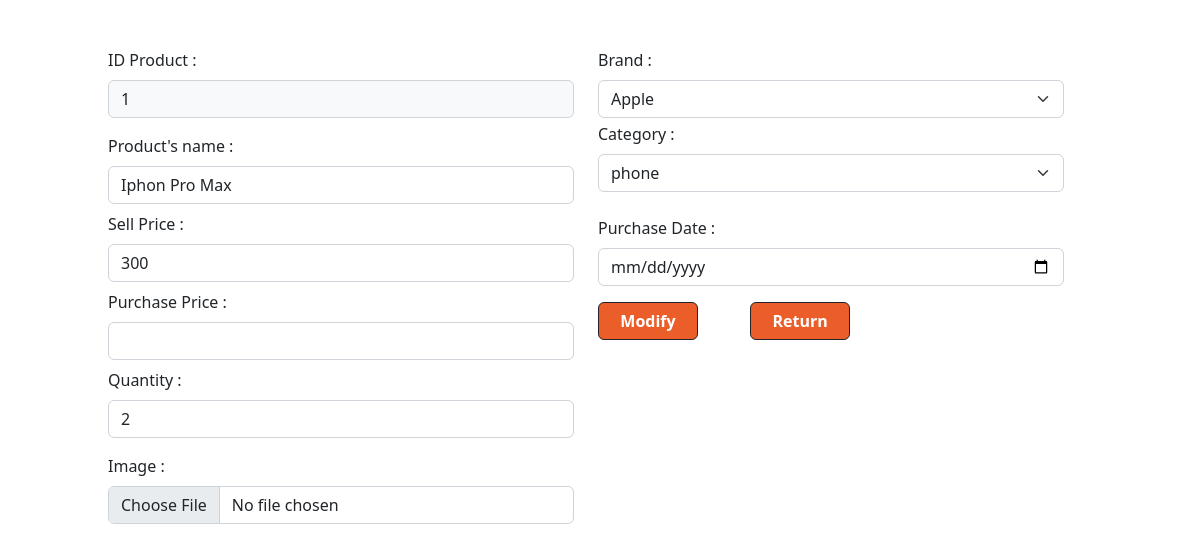
The app's page /responsable/modify.php?id_pro=1 (signed in) with its own data.
### tables this page shows
CREATE TABLE IF NOT EXISTS `produit` (
  `id_pro` int NOT NULL AUTO_INCREMENT,
  `nom_pro` varchar(30) NOT NULL,
  `prix` double NOT NULL,
  `quantite` int DEFAULT NULL,
  `photo` varchar(60) DEFAULT NULL,
  `id_mar` int DEFAULT NULL,
  `id_cat` int DEFAULT NULL,
  `purchase_price` int DEFAULT NULL,
  `purchase_date` date DEFAULT NULL,
  PRIMARY KEY (`id_pro`),
  KEY `id_mar` (`id_mar`),
  KEY `id_cat` (`id_cat`)
);

CREATE TABLE IF NOT EXISTS `marque` (
  `id_mar` int NOT NULL AUTO_INCREMENT,
  `nom_mar` varchar(30) NOT NULL,
  `descr` varchar(50) DEFAULT NULL,
  `startDate` date DEFAULT NULL,
  PRIMARY KEY (`id_mar`)
);

CREATE TABLE IF NOT EXISTS `categorie` (
  `id_cat` int NOT NULL AUTO_INCREMENT,
  `nom_cat` varchar(30) NOT NULL,
  `descr` varchar(50) DEFAULT NULL,
  `dateCategorie` date DEFAULT NULL,
  PRIMARY KEY (`id_cat`)
);

### responsable/modify.php (the view, shortened to what this page needs)
<?php
require("connexion.php");
$requete=$connexion->prepare("SELECT *
 from categorie  ");
$requete->execute();
$requete1=$connexion->prepare("SELECT *
 from marque  ");
$requete1->execute();
?>
<!DOCTYPE html>
<html lang="en">
<head>
    <link href="bootstrap.min.css" rel='stylesheet'>
    <link href="style.css" rel='stylesheet'>
    <link rel="stylesheet" href="https://cdnjs.cloudflare.com/ajax/libs/font-awesome/6.1.2/css/all.min.css">
</head>
<body>
    <?php if(isset($_GET['id_pro'])){
$requetePro=$connexion->prepare("SELECT *
from  produit where id_pro=?
");
$requetePro->execute(array($_GET['id_pro']));
$pro=$requetePro->fetch();
    ?>
<div class='container-fluid row ' id="pageaddProduct">
    <form action="actionmodify.php" method='POST' enctype='multipart/form-data' class='form ms-5 col-10'>
    <div class="row">
    <div class='col-6'>
    <label for=""class=' form-label mt-5 ms-5 '>ID Product :</label>
        <input type="text" class='form-control bg-light ms-5' readonly name="idpro" value='<?php echo $pro['id_pro']?>'>
        <label for=""class=' form-label mt-3 ms-5 '>Product's name :</label>
        <input type="text" class='form-control ms-5' name="Pname" value='<?php echo $pro['nom_pro']?>' id="">
        <label for=""class=' form-label mt-2 ms-5'>Sell Price :</label>
        <input type="text" class='form-control ms-5' name="SellPrice" value='<?php echo $pro['prix']?>'>
        <label for=""class='form-label mt-2 ms-5'>Purchase Price :</label>
        <input type="text" class='form-control ms-5' name="PurchasePrice" value='<?php echo $pro['purchase_price']?>'>
        <label for=""class=' form-label mt-2 ms-5'>Quantity :</label>
        <input type="text" class='form-control ms-5' name="stock" value='<?php echo $pro['quantite']?>'>
        <label for=""class='form-label mt-3 ms-5'>Image :</label>
        <input type="file" class='form-control ms-5' name="image" >
      </div>
        <div class='col-6'>
        <label for=""class='form-label mt-5 ms-5'>Brand :</label>
        <select name="Brand" id="" class=' form-select ms-5'>
        <?php while($ligne1=$requete1->fetch()){?>
  <option  <?php if( $pro["id_mar"]==$ligne1['id_mar'] ){echo 'selected';}?>  value="<?php echo $ligne1["id_mar"]?>" ><?php echo $ligne1["nom_mar"]?></option>
  <?php } ?>
        </select>
        <label for=""class='form-label mt-1 ms-5'>Category :</label>
        <select name="Category" id="" class='form-select ms-5'>
<?php while($ligne2=$requete->fetch()){?>
  <option <?php if( $pro["id_cat"]==$ligne2['id_cat'] ){echo 'selected';}?> value="<?php echo $ligne2["id_cat"]?>"><?php echo $ligne2["nom_cat"]?></option>
  <?php } ?>
        </select>
  <br><label class='form-label  ms-5' for="">Purchase Date :</label>
     <input type="date" name="purchasedate" id="" class="ms-5 form-control" value='<?php echo $pro['purchase_date']?>'>
     <input type="submit" style='width:100px' class="btn btn-dark mt-3  ms-5 mb-5" value="Modify">
    <a href='Addproduct.php' style='width:100px' class="btn btn-dark mt-3 ms-5 mb-5" >Return</a>
    </div>
     </div>
      </form>
    </div>
    <?php }?>
       </body>
</html>

### responsable/style.css (style rules this page uses)
.btn { background-color:#EB5E29; font-weight:bold; }

### records on screen
produit: idpro "1", Pname "Iphon Pro Max", SellPrice "300", stock "2", Brand "Apple", Category "phone"
